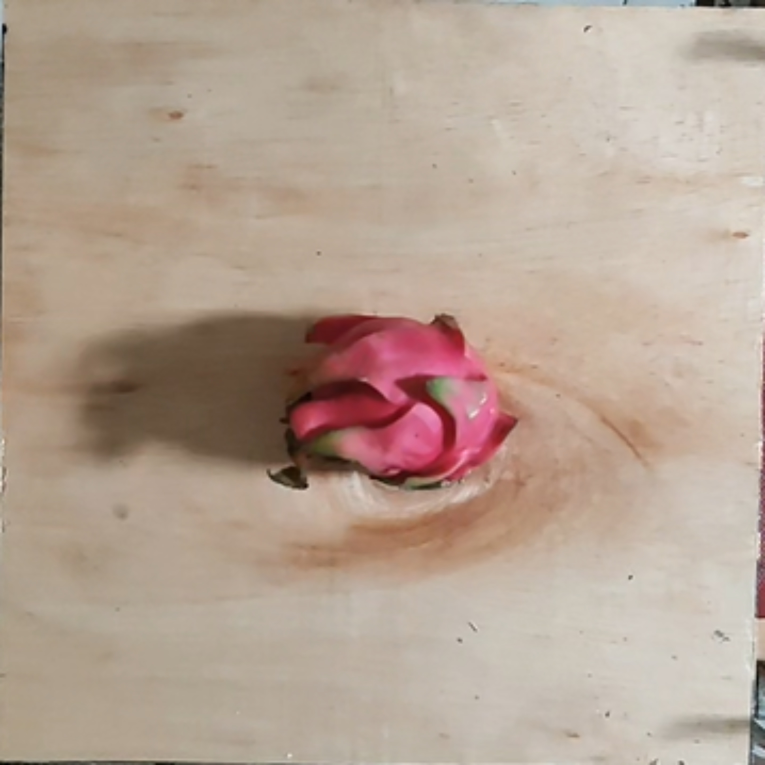
#> input picture data/photo_latest.jpg, 3060 x 3060 px (shown at 1/4 size)
$ python -i fuzzy_single.py   (imports and definitions only)
#> lines starting #> are read from the running program, lines starting #| are printed output that depends on the picture; after the words box and inside, x2 and y2 are one past the last pixel; in counts of white or black regions, pixels touching at a corner belong together
# model/fuzzy_single.py

import cv2
import numpy as np
import math

# ============================
# 1. PREPROCESSING
# ============================

def preprocess_image(img):
    img = cv2.GaussianBlur(img, (3, 3), 0)
    hsv = cv2.cvtColor(img, cv2.COLOR_BGR2HSV)
    return hsv


# ============================
# 2. SEGMENTATION
# ============================

def segment_image(hsv):
    lower_red1 = np.array([0, 40, 40])
    upper_red1 = np.array([15, 255, 255])
    lower_red2 = np.array([160, 40, 40])
    upper_red2 = np.array([180, 255, 255])

    lower_green = np.array([35, 40, 40])
    upper_green = np.array([90, 255, 255])

    lower_yellow = np.array([20, 40, 40])
    upper_yellow = np.array([45, 255, 255])

    mask_red = cv2.bitwise_or(cv2.inRange(hsv, lower_red1, upper_red1),
                              cv2.inRange(hsv, lower_red2, upper_red2))
    mask_green = cv2.inRange(hsv, lower_green, upper_green)
    mask_yellow = cv2.inRange(hsv, lower_yellow, upper_yellow)

    mask = cv2.bitwise_or(mask_red, cv2.bitwise_or(mask_green, mask_yellow))

    bg_light = cv2.inRange(hsv, (0, 0, 160), (180, 60, 255))
    bg_dark  = cv2.inRange(hsv, (0, 0, 0),   (180, 100, 50))
    bg_mask = cv2.bitwise_or(bg_light, bg_dark)

    mask = cv2.bitwise_and(mask, cv2.bitwise_not(bg_mask))

    kernel = np.ones((3, 3), np.uint8)
    mask = cv2.morphologyEx(mask, cv2.MORPH_CLOSE, kernel, iterations=2)
    mask = cv2.morphologyEx(mask, cv2.MORPH_OPEN, kernel, iterations=1)

    edge_refine = cv2.inRange(hsv, (0, 0, 130), (180, 70, 255))
    edge_refine = cv2.GaussianBlur(edge_refine, (5, 5), 0)
    edge_refine = cv2.dilate(edge_refine, kernel, iterations=1)
    mask = cv2.bitwise_and(mask, cv2.bitwise_not(edge_refine))

    contours, _ = cv2.findContours(mask, cv2.RETR_EXTERNAL, cv2.CHAIN_APPROX_SIMPLE)
    if contours:
        filled = np.zeros_like(mask)
        cv2.drawContours(filled, [max(contours, key=cv2.contourArea)], -1, 255, -1)
        mask = filled

    mask_blur = cv2.GaussianBlur(mask, (3, 3), 0)
    _, mask_final = cv2.threshold(mask_blur, 100, 255, cv2.THRESH_BINARY)

    segmented = cv2.bitwise_and(hsv, hsv, mask=mask_final)
    return segmented, mask_final


# ============================
# 3. FEATURE EXTRACTION (REVISED)
# ============================

def extract_features(segmented_img, mask):

    if mask is None or np.count_nonzero(mask) == 0:
        return 0.0, 0.0, 0.0, 0.0

    contours, _ = cv2.findContours(mask, cv2.RETR_EXTERNAL, cv2.CHAIN_APPROX_SIMPLE)
    if not contours:
        return 0.0, 0.0, 0.0, 0.0

    c = max(contours, key=cv2.contourArea)
    x, y, w_box, h_box = cv2.boundingRect(c)

    # === sama seperti version batch
    pixel_per_cm = 102.0
    cm_per_pixel = 1.0 / pixel_per_cm

    length_cm = max(w_box, h_box) * cm_per_pixel * 0.9
    diameter_cm = min(w_box, h_box) * cm_per_pixel * 0.9

    radius = diameter_cm / 2
    volume_cm3 = math.pi * (radius ** 2) * length_cm

    density = 0.25     # rata-rata density buah naga
    weight_est_g = density * volume_cm3

    weight_est_g *= 1.45
    weight_est_g = max(weight_est_g, 0)

    ratio = length_cm / diameter_cm if diameter_cm > 0 else 0.0

    return (
        round(length_cm, 3),
        round(diameter_cm, 3),
        round(weight_est_g, 3),
        round(ratio, 4)
    )


# ============================
# 4. FUZZY GRADING (single image)
# ============================

def fuzzy_grade_single(length, diameter, weight, ratio):
    def norm(value, lo, hi):
        return max(0, min(1, (value - lo) / (hi - lo + 1e-9)))

    length_n   = norm(length, 5, 18)
    diameter_n = norm(diameter, 3, 12)
    weight_n   = norm(weight, 150, 650)
    ratio_n    = norm(ratio, 1.0, 1.8)

    score = (
        0.35 * weight_n +
        0.25 * diameter_n +
        0.20 * length_n +
        0.20 * ratio_n
    ) * 100

    if weight > 350:
        label = "A"
    elif 250 <= weight <= 350:
        label = "B"
    else:
        label = "C"

    return label, score


# ============================
# 5. FINAL PREDICT
# ============================

def predict_single_image(path):
#> called with path = '../../data/photo_latest.jpg'
    img = cv2.imread(path)
#> img is the input picture: shape (3060, 3060, 3); mean B, G, R 147.8, 162.6, 182
    if img is None:
        return None, "Gambar tidak dapat dibaca."

    hsv = preprocess_image(img)
#> in preprocess_image, `hsv = cv2.cvtColor(img, cv2.COLOR_BGR2HSV)`: hsv: shape (3060, 3060, 3); mean H, S, V 22, 52.6, 182.1
    segmented, mask = segment_image(hsv)
#> in segment_image, `mask_red = cv2.bitwise_or(cv2.inRange(hsv, lower_red1, upper_red1), cv..`:
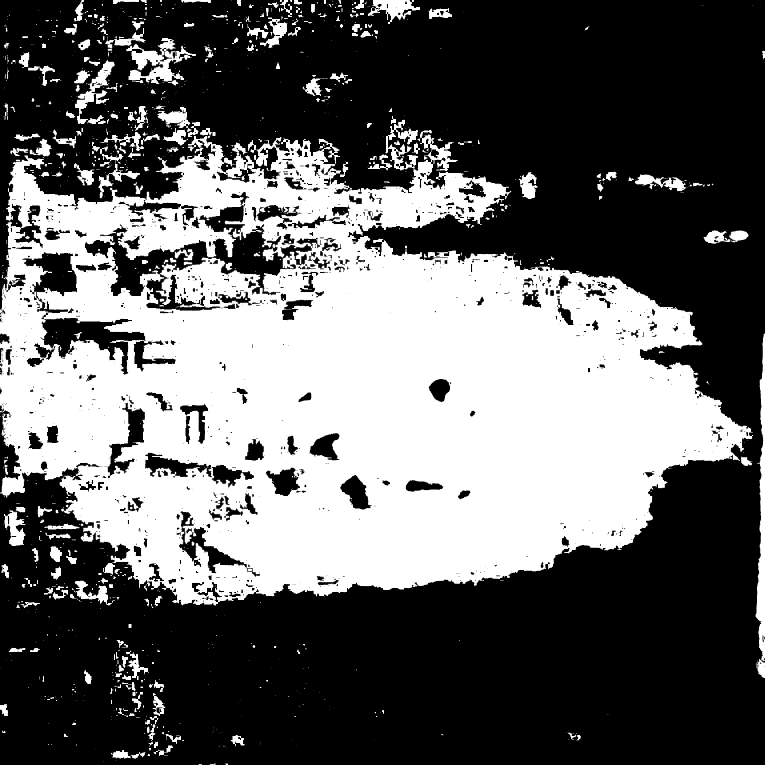
#> mask_red: shape (3060, 3060) (shown at 1/4 size); 39.4% white; 1273 white regions (746 under 20 px), largest, box (x1, y1, x2, y2) and area: (0, 478, 3012, 2422) 3433185, (3022, 1334, 3060, 2712) 26157, (504, 152, 784, 336) 19949
#> in segment_image, `mask_green = cv2.inRange(hsv, lower_green, upper_green)`: mask_green: shape (3060, 3060); 0.03% white; 19 white regions (14 under 20 px), largest, box (x1, y1, x2, y2) and area: (1731, 1526, 1778, 1588) 2022, (3034, 2907, 3060, 2930) 227, (3045, 2817, 3060, 2830) 89, (696, 3054, 709, 3060) 50, (0, 258, 4, 265) 23
#> in segment_image, `mask_yellow = cv2.inRange(hsv, lower_yellow, upper_yellow)`:
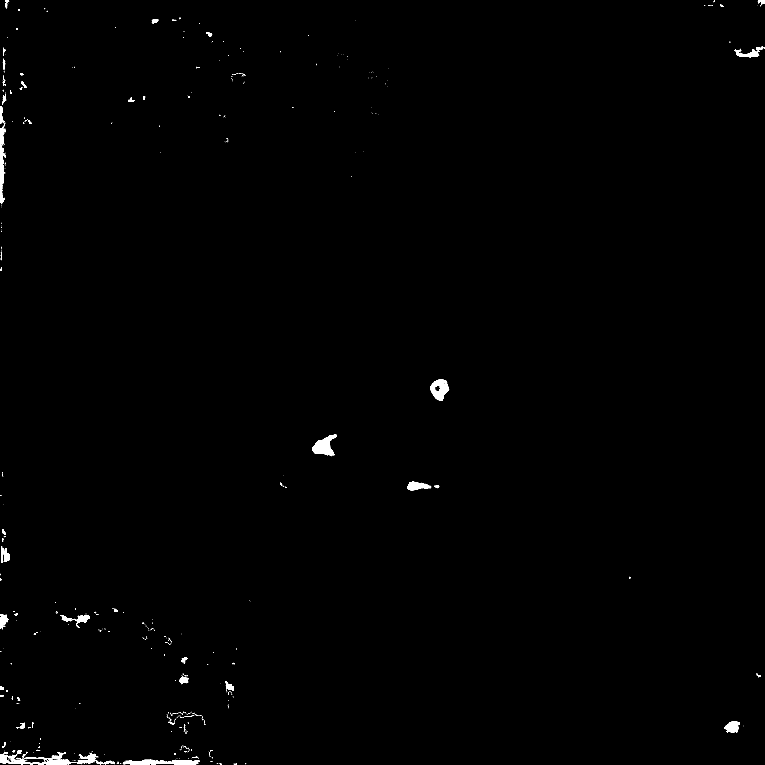
#> mask_yellow: shape (3060, 3060) (shown at 1/4 size); 0.47% white; 606 white regions (525 under 20 px), largest, box (x1, y1, x2, y2) and area: (0, 3000, 304, 3060) 5851, (1248, 1738, 1348, 1825) 4389, (491, 3039, 799, 3060) 4275
#> in segment_image, `bg_light = cv2.inRange(hsv, (0, 0, 160), (180, 60, 255))`:
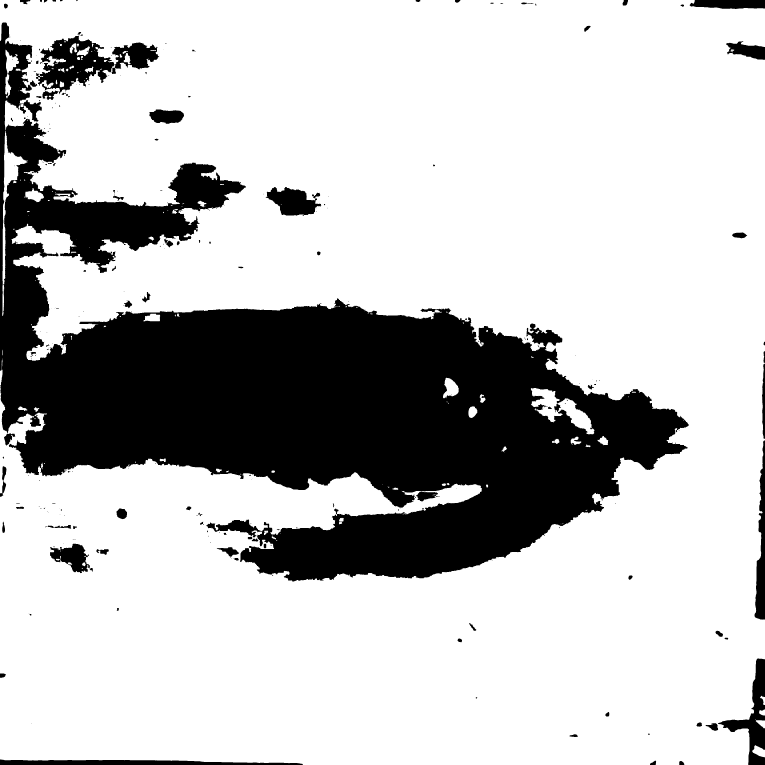
#> bg_light: shape (3060, 3060) (shown at 1/4 size); 75.4% white; 268 black regions (148 under 20 px), largest, box (x1, y1, x2, y2) and area: (0, 90, 2756, 2326) 2116404, (144, 142, 637, 400) 50190, (2872, 2634, 3060, 3060) 23698
#> in segment_image, `bg_dark  = cv2.inRange(hsv, (0, 0, 0),   (180, 100, 50))`:
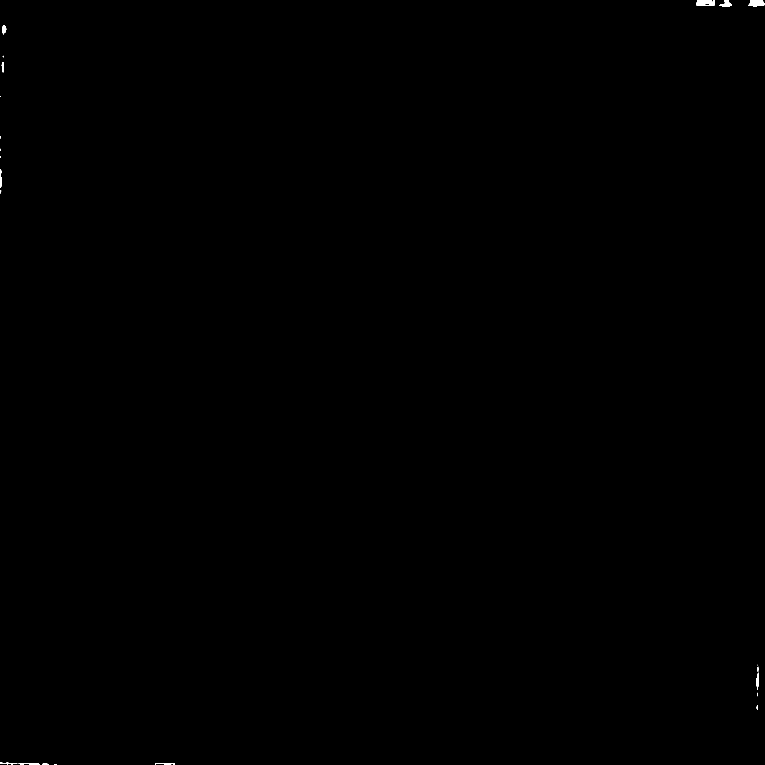
#> bg_dark: shape (3060, 3060) (shown at 1/4 size); 0.06% white; 29 white regions (10 under 20 px), largest, box (x1, y1, x2, y2) and area: (2786, 0, 2858, 24) 1362, (2994, 0, 3060, 25) 1252, (2878, 0, 2926, 26) 601
#> in segment_image, `bg_mask = cv2.bitwise_or(bg_light, bg_dark)`: bg_mask: shape (3060, 3060); 75.5% white; 290 black regions (159 under 20 px), largest, box (x1, y1, x2, y2) and area: (0, 90, 2756, 2326) 2115370, (144, 142, 637, 400) 50190, (2872, 2634, 3060, 3060) 23154
#> in segment_image, `mask = cv2.bitwise_and(mask, cv2.bitwise_not(bg_mask))`: mask: shape (3060, 3060); 21.4% white; 673 white regions (526 under 20 px), largest, box (x1, y1, x2, y2) and area: (0, 622, 2756, 2326) 1899125, (3022, 1762, 3060, 2479) 14535, (1063, 748, 1285, 863) 13662
#> in segment_image, `mask = cv2.morphologyEx(mask, cv2.MORPH_CLOSE, kernel, iterations=2)`: mask: shape (3060, 3060); 21.6% white; 302 white regions (185 under 20 px), largest, box (x1, y1, x2, y2) and area: (0, 622, 2756, 2326) 1930483, (3022, 1762, 3060, 2479) 14590, (1063, 748, 1285, 863) 14527
#> in segment_image, `mask = cv2.morphologyEx(mask, cv2.MORPH_OPEN, kernel, iterations=1)`: mask: shape (3060, 3060); 21.6% white; 144 white regions (27 under 20 px), largest, box (x1, y1, x2, y2) and area: (0, 622, 2755, 2326) 1924967, (3022, 1762, 3060, 2478) 14583, (1066, 748, 1284, 863) 14101
#> in segment_image, `edge_refine = cv2.inRange(hsv, (0, 0, 130), (180, 70, 255))`:
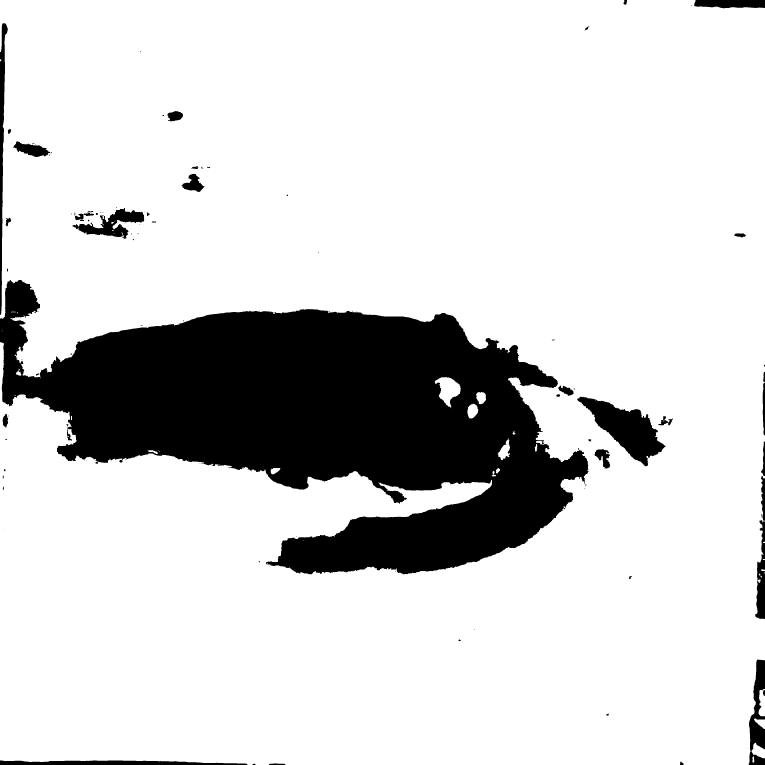
#> edge_refine: shape (3060, 3060) (shown at 1/4 size); 83.2% white; 118 black regions (58 under 20 px)
#> in segment_image, `mask = cv2.bitwise_and(mask, cv2.bitwise_not(edge_refine))`:
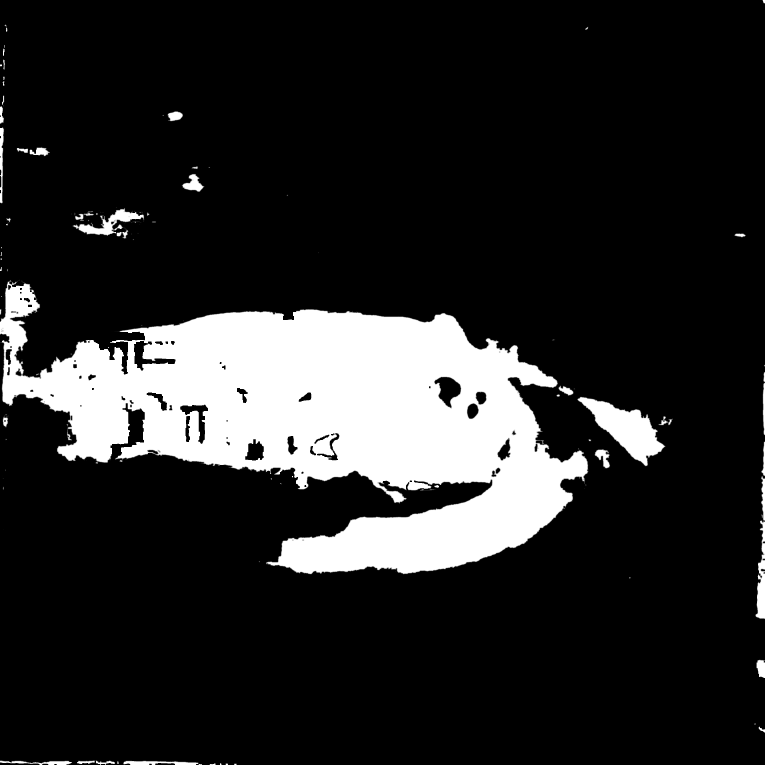
#> mask: shape (3060, 3060) (shown at 1/4 size); min 0, max 255, mean 39.3
#> in segment_image, `contours, _ = cv2.findContours(mask, cv2.RETR_EXTERNAL, cv2.CHAIN_APPR..`: contours = 99 contours, 34 with area under 20; largest, box (x1, y1, x2, y2) and area: (0, 1119, 2356, 2299) 1422862, (2307, 1586, 2663, 1866) 41250, (289, 831, 578, 956) 12765, (3022, 1765, 3060, 2477) 12116, (725, 694, 819, 769) 3726
#> in segment_image, `cv2.drawContours(filled, [max(contours, key=cv2.contourArea)], -1, 255..`:
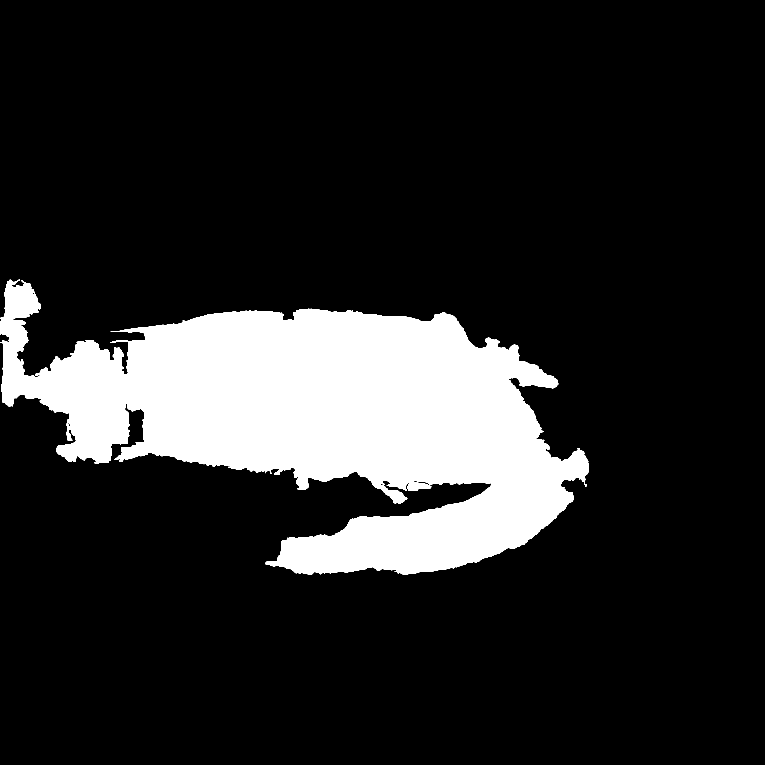
#> filled: shape (3060, 3060) (shown at 1/4 size); 15.3% white; 1 white region, box (x1, y1, x2, y2) and area: (0, 1119, 2356, 2299) 1429541
#> in segment_image, `_, mask_final = cv2.threshold(mask_blur, 100, 255, cv2.THRESH_BINARY)`: mask_final: shape (3060, 3060); 15.3% white; 1 white region
#> in segment_image, `segmented = cv2.bitwise_and(hsv, hsv, mask=mask_final)`: segmented: shape (3060, 3060, 3); mean H, S, V 7.8, 17.5, 22.1

    length, diameter, weight, ratio = extract_features(segmented, mask)
#> in extract_features, `contours, _ = cv2.findContours(mask, cv2.RETR_EXTERNAL, cv2.CHAIN_APPR..`: contours = 1 contour; box (x1, y1, x2, y2) and area: (0, 1119, 2356, 2299) 1423747
#> in extract_features, `c = max(contours, key=cv2.contourArea)`: c = contour of 4440 points, box (x1, y1, x2, y2) (0, 1119, 2356, 2299), area 1423747
#> in extract_features, `x, y, w_box, h_box = cv2.boundingRect(c)`: x = 0; y = 1119; w_box = 2356; h_box = 1180
#> in extract_features, `length_cm = max(w_box, h_box) * cm_per_pixel * 0.9`: length_cm = 20.79
#> in extract_features, `diameter_cm = min(w_box, h_box) * cm_per_pixel * 0.9`: diameter_cm = 10.41
#> in extract_features, `radius = diameter_cm / 2`: radius = 5.21
#> in extract_features, `volume_cm3 = math.pi * (radius ** 2) * length_cm`: volume_cm3 = 1769.9
#> in extract_features, `weight_est_g = density * volume_cm3`: weight_est_g = 442.5
#> in extract_features, `weight_est_g *= 1.45`: weight_est_g = 641.6
#> in extract_features, `ratio = length_cm / diameter_cm if diameter_cm > 0 else 0.0`: ratio = 2
#> length = 20.79; diameter = 10.41; weight = 641.6; ratio = 2

    label, score = fuzzy_grade_single(length, diameter, weight, ratio)
#> in fuzzy_grade_single, `length_n   = norm(length, 5, 18)`: length_n = 1
#> in fuzzy_grade_single, `diameter_n = norm(diameter, 3, 12)`: diameter_n = 0.824
#> in fuzzy_grade_single, `weight_n   = norm(weight, 150, 650)`: weight_n = 0.983
#> in fuzzy_grade_single, `ratio_n    = norm(ratio, 1.0, 1.8)`: ratio_n = 1
#> in fuzzy_grade_single, `score = ( 0.35 * weight_n + 0.25 * diameter_n + 0.20 * length_n + 0.20..`: score = 95
#> label = 'A'; score = 95

    return {
        "grade": label,
        "score": score,
        "length": length,
        "diameter": diameter,
        "weight": weight,
        "ratio": ratio
    }, None

>>> result = predict_single_image('../../data/photo_latest.jpg')
